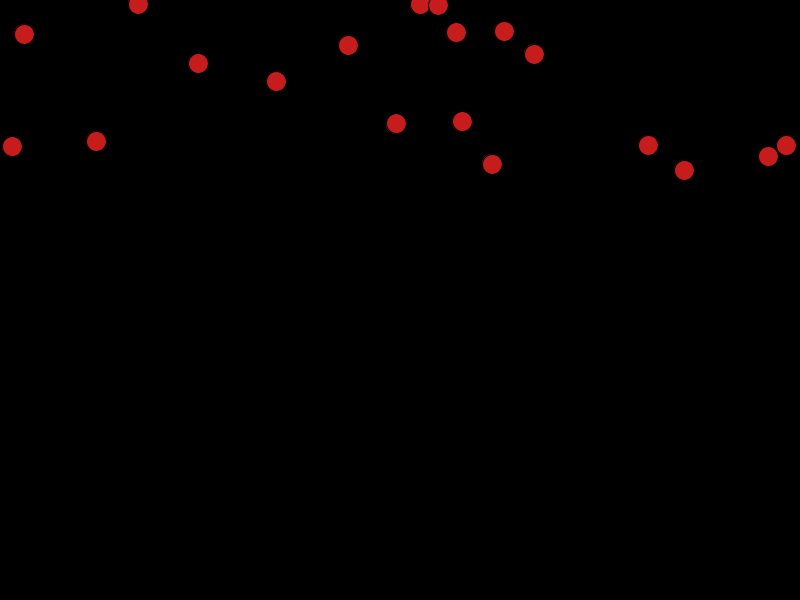
Frame 1 (no input)
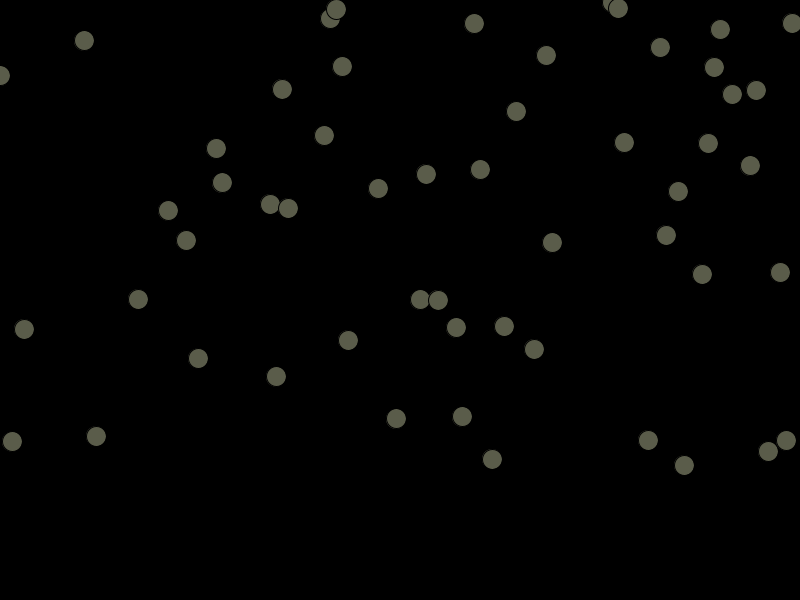
Frame 60 (the mouse pressed at the canvas centre just before this capture)
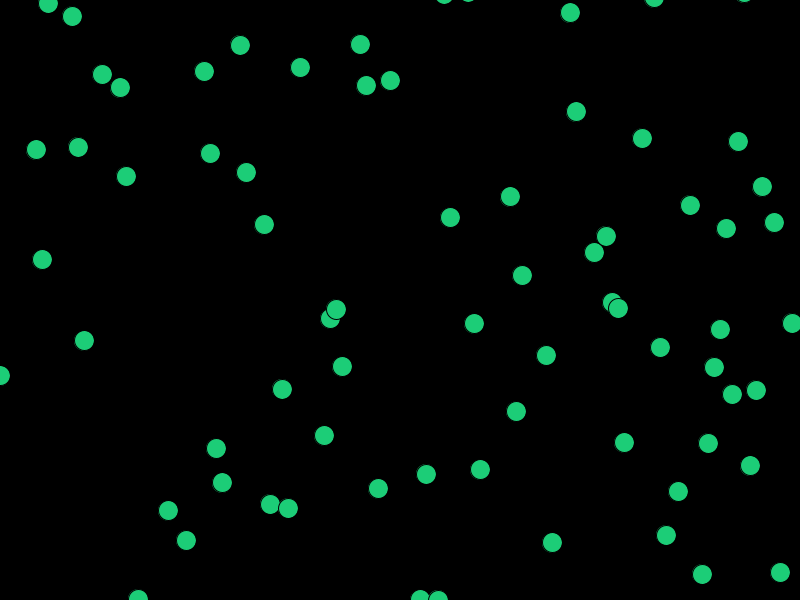
Frame 120 (the mouse held since frame 60 and released just before this capture)

The Processing sketch that drew these frames (run headless with seeded random() and noise(); from frame 60 on, the mouse is pressed at the canvas centre):

// Processing sketch: zhaochangli
// ── zhaochangli.pde
float[] x=new float[10000];

void setup() {
  size(800, 600);
  background(0);
  smooth();
  for (int i =0; i<x.length; i+=15) {
    x[i]=random(-1000, 200);
  }
}
void draw() {
  fill(random(0, 255), random(0, 255), random(0, 255));
  background(0);
  for (int i=0; i<x.length; i+=15) {
    x[i]+=5;
    float y=i*0.4;
    ellipse(y, x[i], 20, 20);
  }
}
